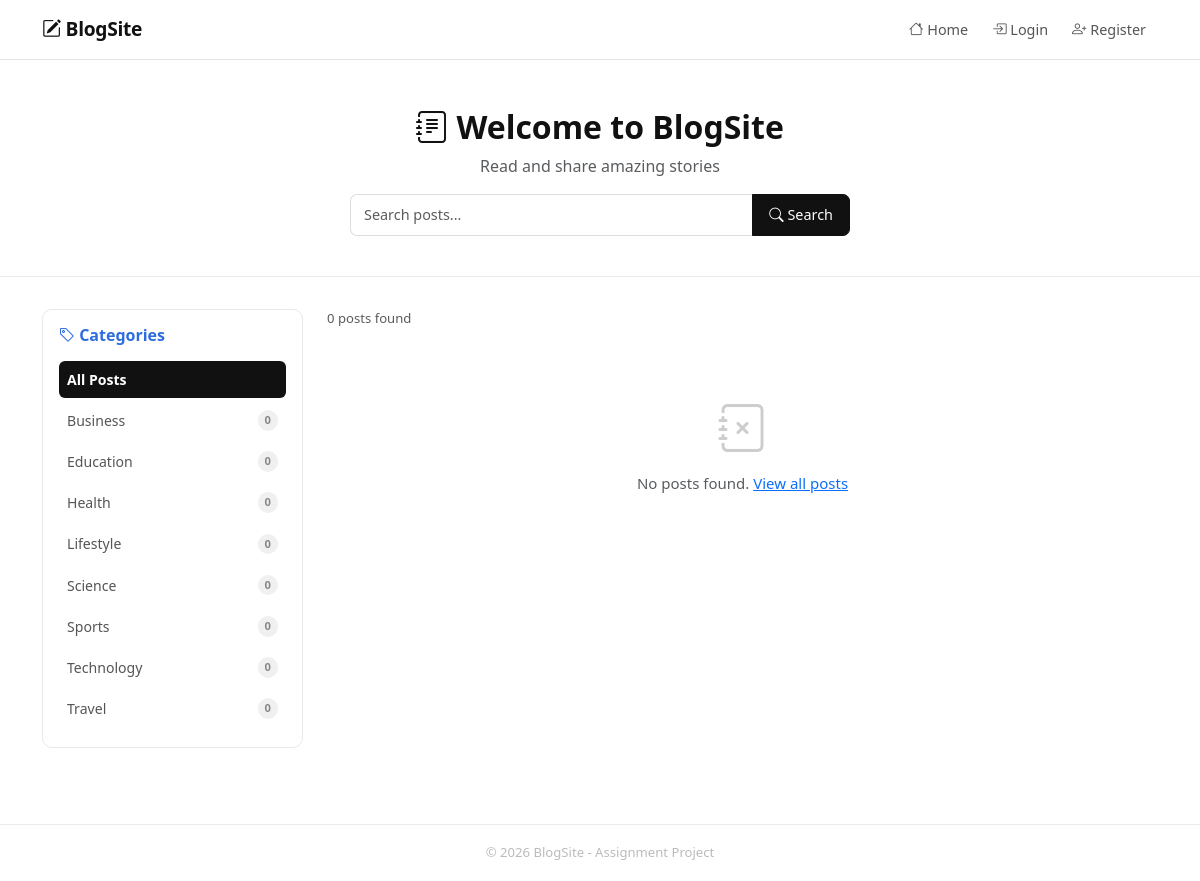
The page / on the database its author committed.
### tables this page shows
CREATE TABLE IF NOT EXISTS categories (
    id INT AUTO_INCREMENT PRIMARY KEY,
    name VARCHAR(100) NOT NULL UNIQUE,
    slug VARCHAR(100) NOT NULL UNIQUE,
    created_at TIMESTAMP DEFAULT CURRENT_TIMESTAMP
);

### includes/db.php (called while the page is built, shortened)
<?php
function isLoggedIn() { return isset($_SESSION['user_id']); }

### index.php (the view, shortened to what this page needs)
<?php
require_once 'includes/db.php';
$search   = $_GET['search']   ?? '';
$cat_slug = $_GET['category'] ?? '';
$where = "WHERE p.status='published' AND (p.approval_status='approved' OR p.approval_status IS NULL)";
$posts = mysqli_query($conn, "SELECT p.*, u.username, c.name AS cat_name, c.slug AS cat_slug
    FROM posts p
    JOIN users u ON p.author_id = u.id
    LEFT JOIN categories c ON p.category_id = c.id
    $where ORDER BY p.created_at DESC");
$categories = mysqli_query($conn, "SELECT c.*, COUNT(p.id) AS post_count
    FROM categories c
    LEFT JOIN posts p ON p.category_id=c.id AND p.status='published' AND (p.approval_status='approved' OR p.approval_status IS NULL)
    GROUP BY c.id ORDER BY c.name ASC");
?>
<?php include 'includes/header.php'; ?>
<div class="hero">
    <div class="container text-center">
        <h1 class="fw-bold"><i class="bi bi-journal-text"></i> Welcome to BlogSite</h1>
        <p class="lead text-muted">Read and share amazing stories</p>
        <form method="GET" class="d-flex justify-content-center mt-3">
            <div class="input-group" style="max-width:500px;">
                <input type="text" name="search" class="form-control" placeholder="Search posts..." value="<?= htmlspecialchars($search) ?>">
                <button class="btn btn-primary" type="submit"><i class="bi bi-search"></i> Search</button>
            </div>
        </form>
    </div>
</div>
<div class="container mb-5">
    <div class="row g-4">
        <div class="col-lg-3">
            <div class="card" style="position:sticky;top:20px;">
                <div class="card-body p-3">
                    <h6 class="fw-bold mb-3" style="color:#2d6cdf;"><i class="bi bi-tag"></i> Categories</h6>
                    <a href="index.php<?= $search ? '?search='.urlencode($search) : '' ?>"
                       class="d-flex justify-content-between align-items-center text-decoration-none py-2 px-2 rounded mb-1 <?= !$cat_slug ? 'active-cat' : 'cat-link' ?>">
                        <span>All Posts</span>
                    </a>
                    <?php
                    mysqli_data_seek($categories, 0);
                    while ($cat = mysqli_fetch_assoc($categories)):
                        $active = ($cat['slug'] === $cat_slug);
                    ?>
                    <a href="?category=<?= urlencode($cat['slug']) ?><?= $search ? '&search='.urlencode($search) : '' ?>"
                       class="d-flex justify-content-between align-items-center text-decoration-none py-2 px-2 rounded mb-1 <?= $active ? 'active-cat' : 'cat-link' ?>">
                        <span><?= htmlspecialchars($cat['name']) ?></span>
                        <span class="cat-count"><?= $cat['post_count'] ?></span>
                    </a>
                    <?php endwhile; ?>
                </div>
            </div>
        </div>
        <div class="col-lg-9">
            <?php $num = mysqli_num_rows($posts); ?>
            <p class="text-muted small mb-3"><?= $num ?> post<?= $num!=1?'s':'' ?> found</p>
            <?php if ($num === 0): ?>
                <div class="text-center py-5 text-muted">
                    <i class="bi bi-journal-x" style="font-size:3rem;opacity:.3;"></i>
                    <p class="mt-2">No posts found. <a href="index.php">View all posts</a></p>
                </div>
            <?php endif; ?>
        </div>
    </div>
</div>
<?php include 'includes/footer.php'; ?>

### includes/header.php (shortened to what this page needs)
<!DOCTYPE html>
<html lang="en">
<head>
    <link href="https://cdn.jsdelivr.net/npm/bootstrap@5.3.0/dist/css/bootstrap.min.css" rel="stylesheet">
    <link href="https://cdn.jsdelivr.net/npm/bootstrap-icons@1.10.0/font/bootstrap-icons.css" rel="stylesheet">
    <link href="<?= isset($inSubdir) ? '../' : '' ?>css/style.css" rel="stylesheet">
</head>
<body>
<nav class="navbar navbar-expand-lg">
    <div class="container">
        <a class="navbar-brand" href="<?= isset($inSubdir) ? '../' : '' ?>index.php">
            <i class="bi bi-pencil-square"></i> BlogSite
        </a>
        <div class="collapse navbar-collapse" id="navbarNav">
            <ul class="navbar-nav ms-auto">
                <li class="nav-item">
                    <a class="nav-link" href="<?= isset($inSubdir) ? '../' : '' ?>index.php"><i class="bi bi-house"></i> Home</a>
                </li>
                <?php if (isLoggedIn()): ?>
                    <?php if (getRole() === 'admin'): ?>
                        <li class="nav-item">
                            <a class="nav-link" href="<?= isset($inSubdir) ? '../' : '' ?>admin/dashboard.php"><i class="bi bi-speedometer2"></i> Admin</a>
                        </li>
                    <?php endif; ?>
                    <?php if (getRole() === 'author' || getRole() === 'admin'): ?>
                        <li class="nav-item">
                            <a class="nav-link" href="<?= isset($inSubdir) ? '../' : '' ?>author/new_post.php"><i class="bi bi-plus-circle"></i> New Post</a>
                        </li>
                        <li class="nav-item">
                            <a class="nav-link" href="<?= isset($inSubdir) ? '../' : '' ?>author/my_posts.php"><i class="bi bi-file-text"></i> My Posts</a>
                        </li>
                    <?php endif; ?>
                    <li class="nav-item dropdown">
                        <a class="nav-link dropdown-toggle" href="#" data-bs-toggle="dropdown">
                            <i class="bi bi-person-circle"></i> <?= htmlspecialchars($_SESSION['username']) ?>
                            <span class="badge badge-<?= getRole() ?> ms-1"><?= ucfirst(getRole()) ?></span>
                        </a>
                        <ul class="dropdown-menu dropdown-menu-end">
                            <li><a class="dropdown-item" href="<?= isset($inSubdir) ? '../' : '' ?>logout.php"><i class="bi bi-box-arrow-right"></i> Logout</a></li>
                        </ul>
                    </li>
                <?php else: ?>
                    <li class="nav-item">
                        <a class="nav-link" href="<?= isset($inSubdir) ? '../' : '' ?>login.php"><i class="bi bi-box-arrow-in-right"></i> Login</a>
                    </li>
                    <li class="nav-item">
                        <a class="nav-link" href="<?= isset($inSubdir) ? '../' : '' ?>register.php"><i class="bi bi-person-plus"></i> Register</a>
                    </li>
                <?php endif; ?>
            </ul>
        </div>
    </div>
</nav>

### includes/footer.php (shortened to what this page needs)
<footer>
    <div class="container">
        <p class="mb-0">&copy; <?= date('Y') ?> BlogSite - Assignment Project</p>
    </div>
</footer>
</body>
</html>

### css/style.css (style rules this page uses)
* { box-sizing: border-box; }
body { background: #fff; font-family: 'Segoe UI', Tahoma, Geneva, Verdana, sans-serif; color: #1a1a1a; font-size: 15px; }
.navbar { background: #fff !important; border-bottom: 1px solid #e5e5e5; box-shadow: none; padding: 10px 0; }
.navbar-brand { font-weight: 700; font-size: 1.2rem; color: #111 !important; letter-spacing: -0.3px; }
.navbar .nav-link { color: #555 !important; font-weight: 500; font-size: 0.9rem; padding: 6px 12px !important; border-radius: 6px; }
.hero { background: #fff; border-bottom: 1px solid #ebebeb; padding: 48px 0 40px; margin-bottom: 32px; }
.hero h1 { color: #111; font-weight: 700; font-size: 2rem; }
.hero p.lead { color: #777; font-size: 1rem; }
.hero .input-group .form-control { border: 1px solid #ddd; border-right: none; border-radius: 7px 0 0 7px; font-size: 0.9rem; }
.hero .input-group .btn { background: #111; color: #fff; border: 1px solid #111; border-radius: 0 7px 7px 0; font-size: 0.9rem; }
.card { border: 1px solid #e8e8e8; border-radius: 10px; box-shadow: none; background: #fff; margin-bottom: 20px; transition: border-color 0.15s; }
.btn { font-size: 0.85rem; font-weight: 500; border-radius: 6px; padding: 7px 16px; transition: background 0.15s, border-color 0.15s; }
.btn-primary { background: #111; border-color: #111; color: #fff; }
.form-control, .form-select { border-radius: 7px; border: 1px solid #ddd; padding: 9px 13px; font-size: 0.9rem; color: #222; }
.cat-link { color: #555; font-size: 0.88rem; transition: background 0.12s; }
.active-cat { background: #111; color: #fff !important; font-weight: 600; font-size: 0.88rem; }
.cat-count { background: #f0f0f0; color: #888; font-size: 0.7rem; font-weight: 700; padding: 2px 7px; border-radius: 20px; }
footer { background: #fff; border-top: 1px solid #ebebeb; color: #bbb; padding: 18px 0; margin-top: 56px; text-align: center; font-size: 0.82rem; }

### rows shown on the page
categories: name "Business", post_count "0"
categories: name "Education", post_count "0"
categories: name "Health", post_count "0"
categories: name "Lifestyle", post_count "0"
categories: name "Science", post_count "0"
categories: name "Sports", post_count "0"
categories: name "Technology", post_count "0"
categories: name "Travel", post_count "0"

### other values the page prints
$num "0"
